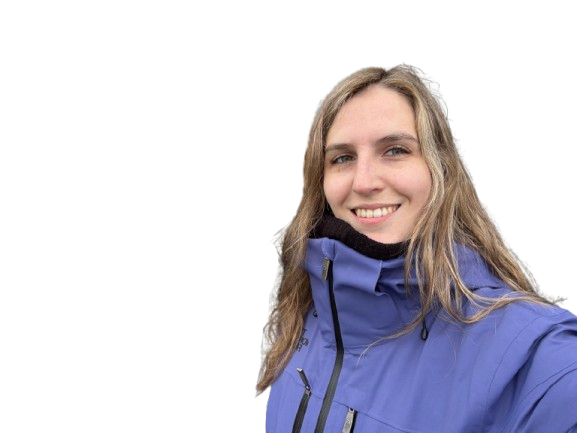
#> input picture assets/source/mrr.png, 577 x 433 px
$ python generate.py
#> lines starting #> are read from the running program, lines starting #| are printed output that depends on the picture; after the words box and inside, x2 and y2 are one past the last pixel; in counts of white or black regions, pixels touching at a corner belong together
#!/usr/bin/env python3
"""Generate the animated GitHub profile banners.

Run from the repository root:
    python scripts/banner/generate.py
"""

from __future__ import annotations

import html
import math
from pathlib import Path

import numpy as np
from PIL import Image, ImageDraw, ImageEnhance, ImageFilter, ImageOps
from scipy.optimize import linear_sum_assignment
from scipy.spatial.distance import cdist


ROOT = Path(__file__).resolve().parents[2]
SOURCE = ROOT / "assets/source/mrr.png"
ASSETS = ROOT / "assets"
LOGOS = Path(__file__).resolve().parent / "logos"
DATA = Path(__file__).resolve().parent / "data"

W, H = 1180, 610
LOOP_SECONDS = 14.2
INTRO_SECONDS = 3.2
TRAVELLER_COUNT = 900
SEED = 314159

ROWS = [
    ("Subject", "Helen"),
    ("Role", "Full Stack Web Developer · IT Manager"),
    ("Origin", "Spain"),
    ("Education", "CFGS Web Application Development · Graphic Design"),
    ("Status", "Building + Learning + Shipping"),
    ("ToolChain", "VS Code · Kiro · VS Community · OpenSpec"),
    ("Core.Lang", "TypeScript · C# · Python · Git"),
    ("Core.Frontend", "Angular · JavaScript · Tailwind · jQuery · PrimeNG"),
    ("Core.Backend", "Python · .NET · Java"),
    ("Core.Database", "Postgres · MySQL · MongoDB · Redis · Neon"),
    ("Core.Infra", "Docker · AWS · OpenShift"),
    ("Grid.Mail", "—"),
    ("Grid.LinkedIn", "/in/elena-rivilla-8a4b6421b/"),
    ("Grid.GitHub", "ElenaRivilla"),
    ("Grid.X", "—"),
]

THEMES = {
    "dark": {
        "bg": "#0A101F",
        "panel": "#0D1628",
        "panel2": "#101B30",
        "line": "#25344C",
        "muted": "#8291A8",
        "text": "#DDE7F5",
        "portrait": "#AA9BEF",
        "chrome": "#22D3EE",
        "accent": "#10B981",
        "shadow": "#02050B",
    },
    "light": {
        "bg": "#F6F8FA",
        "panel": "#FFFFFF",
        "panel2": "#EDF3F7",
        "line": "#CBD7E1",
        "muted": "#64748B",
        "text": "#172033",
        "portrait": "#4A3D7A",
        "chrome": "#0891B2",
        "accent": "#10B981",
        "shadow": "#AAB7C4",
    },
}


def make_logos() -> dict[str, Image.Image]:
    """Create clean 400px black-on-transparent silhouette sources."""
    LOGOS.mkdir(parents=True, exist_ok=True)
    size = 400
    logos: dict[str, Image.Image] = {}

    # Rust-inspired gear: twelve teeth, heavy annulus, and hub cutout.
    rust = Image.new("RGBA", (size, size), (0, 0, 0, 0))
    d = ImageDraw.Draw(rust)
    center = np.array([200.0, 200.0])
    outer: list[tuple[float, float]] = []
    for tooth in range(12):
        base = tooth * math.tau / 12
        for offset, radius in [
            (-0.42, 150), (-0.30, 178), (0.30, 178), (0.42, 150)
        ]:
            a = base + offset * math.tau / 12
            outer.append(tuple(center + radius * np.array([math.cos(a), math.sin(a)])))
    d.polygon(outer, fill="black")
    d.ellipse((70, 70, 330, 330), fill="black")
    d.ellipse((128, 128, 272, 272), fill=(0, 0, 0, 0))
    d.ellipse((174, 174, 226, 226), fill="black")
    logos["rust"] = rust

    # </> mark built from broad, rounded strokes.
    code = Image.new("RGBA", (size, size), (0, 0, 0, 0))
    d = ImageDraw.Draw(code)
    stroke = 42
    d.line([(154, 95), (66, 200), (154, 305)], fill="black", width=stroke, joint="curve")
    d.line([(246, 95), (334, 200), (246, 305)], fill="black", width=stroke, joint="curve")
    d.line([(225, 72), (174, 328)], fill="black", width=stroke)
    logos["code"] = code

    # Stellar-inspired four-point star with a small connected node network.
    stellar = Image.new("RGBA", (size, size), (0, 0, 0, 0))
    d = ImageDraw.Draw(stellar)
    star: list[tuple[float, float]] = []
    for i in range(16):
        a = -math.pi / 2 + i * math.pi / 8
        radius = 137 if i % 4 == 0 else (45 if i % 2 == 0 else 25)
        star.append((200 + math.cos(a) * radius, 200 + math.sin(a) * radius))
    d.polygon(star, fill="black")
    nodes = [(82, 112), (322, 106), (326, 300), (88, 316)]
    for a, b in zip(nodes, nodes[1:] + nodes[:1]):
        d.line([a, b], fill="black", width=12)
    for x, y in nodes:
        d.ellipse((x - 19, y - 19, x + 19, y + 19), fill="black")
    logos["stellar"] = stellar

    for name, image in logos.items():
        image.save(LOGOS / f"{name}.png", optimize=True)
    return logos


def floyd_steinberg(gray: np.ndarray) -> np.ndarray:
    """Serpentine 1-bit Floyd-Steinberg diffusion; True means a lit pixel."""
    work = gray.astype(np.float32) / 255.0
    out = np.zeros_like(work, dtype=bool)
    height, width = work.shape
    for y in range(height):
        left_to_right = y % 2 == 0
        xs = range(width) if left_to_right else range(width - 1, -1, -1)
        direction = 1 if left_to_right else -1
        for x in xs:
            old = work[y, x]
            new = 1.0 if old >= 0.5 else 0.0
            out[y, x] = bool(new)
            err = old - new
            nx = x + direction
            if 0 <= nx < width:
                work[y, nx] += err * 7 / 16
            if y + 1 < height:
                if 0 <= x - direction < width:
                    work[y + 1, x - direction] += err * 3 / 16
                work[y + 1, x] += err * 5 / 16
                if 0 <= nx < width:
                    work[y + 1, nx] += err * 1 / 16
    return out


def portrait_points(theme: str, rng: np.random.Generator) -> np.ndarray:
    """Return sampled x/y banner coordinates from a 300x340 dither grid."""
    source = Image.open(SOURCE).convert("RGBA")
    # Tighter head + shoulders crop so face detail fills the VISUAL.MAP frame.
    crop = source.crop((245, 50, 577, 433)).resize((300, 340), Image.Resampling.LANCZOS)
    rgb = crop.convert("RGB")
    alpha = np.asarray(crop.getchannel("A"), dtype=np.float32) / 255.0

    if theme == "dark":
        lum = np.asarray(ImageOps.grayscale(rgb), dtype=np.float32)
        prepared = Image.fromarray(np.uint8(np.clip(lum * alpha, 0, 255)), "L")
        select_lit = True
    else:
        white = Image.new("RGBA", crop.size, "white")
        white.alpha_composite(crop)
        prepared = ImageOps.grayscale(white.convert("RGB"))
        select_lit = False

    # Equalize against the subject only (ignore empty alpha) so lit skin vs dark
    # hair doesn't crush midtones; then punch local contrast for facial edges.
    mask = Image.fromarray(np.uint8((alpha > 0.08) * 255), "L")
    prepared = ImageOps.equalize(prepared, mask=mask)
    prepared = ImageEnhance.Contrast(prepared).enhance(1.55)
    prepared = prepared.filter(ImageFilter.UnsharpMask(radius=2.5, percent=260, threshold=0))
    bits = floyd_steinberg(np.asarray(prepared))
    active = bits if select_lit else ~bits
    active &= alpha > 0.08

    # Keep the full 300×340 lattice — skipping 2×2 cells was the soft/blurry look.
    ys, xs = np.where(active)
    if len(xs) == 0:
        return np.zeros((0, 2), dtype=np.float32)
    points = np.column_stack((74 + xs, 154 + ys)).astype(np.float32)
    if len(points) > 24000:
        points = points[rng.choice(len(points), 24000, replace=False)]
    return points


def sample_logo_points(
    image: Image.Image, rng: np.random.Generator, count: int
) -> np.ndarray:
    """Sample a silhouette into the portrait frame's visual coordinate space."""
    alpha = np.asarray(image.getchannel("A"))
    ys, xs = np.where(alpha > 127)
    chosen = rng.choice(len(xs), count, replace=len(xs) < count)
    # Logo occupies a centered 270x270 square inside VISUAL.MAP.
    return np.column_stack((89 + xs[chosen] * 0.675, 188 + ys[chosen] * 0.675)).astype(
        np.float32
    )


def transport(source: np.ndarray, target: np.ndarray) -> np.ndarray:
    """Order target points by minimum-cost assignment from source points."""
    rows, cols = linear_sum_assignment(cdist(source, target, metric="sqeuclidean"))
    ordered = np.empty_like(target)
    ordered[rows] = target[cols]
    return ordered


def num(value: float) -> str:
    return f"{value:.1f}".rstrip("0").rstrip(".")


def point_path(points: np.ndarray) -> str:
    """Aggregate adjacent horizontal one-pixel dots into compact SVG path runs."""
    if not len(points):
        return ""
    integer = np.rint(points).astype(int)
    unique = sorted({(int(x), int(y)) for x, y in integer}, key=lambda p: (p[1], p[0]))
    chunks: list[str] = []
    i = 0
    while i < len(unique):
        x0, y = unique[i]
        x1 = x0
        i += 1
        while i < len(unique) and unique[i][1] == y and unique[i][0] <= x1 + 1:
            x1 = unique[i][0]
            i += 1
        chunks.append(f"M{x0} {y}h{x1 - x0 + 1}")
    return "".join(chunks)


def dotted_leader(x1: float, x2: float, y: float) -> str:
    if x2 <= x1:
        return ""
    return "".join(f"M{x} {num(y)}h1" for x in np.arange(x1, x2, 5.0))


def text_width(text: str, font_size: float) -> float:
    """Stable monospace width used both for textLength and leader placement."""
    return len(text) * font_size * 0.605


def animate_values(points: list[np.ndarray], index: int) -> str:
    return ";".join(f"{num(p[index, 0])} {num(p[index, 1])}" for p in points)


def render_svg(
    theme_name: str,
    portrait: np.ndarray,
    logo_points: dict[str, np.ndarray],
    rng: np.random.Generator,
) -> str:
    t = THEMES[theme_name]
    n = min(TRAVELLER_COUNT, len(portrait))
    source = portrait[rng.choice(len(portrait), n, replace=False)]
    rust = transport(source, logo_points["rust"][:n])
    code = transport(rust, logo_points["code"][:n])
    stellar = transport(code, logo_points["stellar"][:n])

    # Explicit uneven phase boundaries: 3.0 portrait, 2.0 per logo,
    # and four 1.3 transitions = 14.2 seconds.
    times = [0, 3.0, 4.3, 6.3, 7.6, 9.6, 10.9, 12.9, 14.2]
    key_times = ";".join(num(v / LOOP_SECONDS) for v in times)
    # Returning each traveller to its exact starting portrait coordinate keeps
    # the repeat boundary seamless. All logo-to-logo morphs use optimal transport.
    frames = [source, source, rust, rust, code, code, stellar, stellar, source]
    opacity_values = "0;0;1;1;1;1;1;1;0"

    parts: list[str] = [
        '<svg xmlns="http://www.w3.org/2000/svg" '
        f'width="{W}" height="{H}" viewBox="0 0 {W} {H}" role="img" '
        'aria-labelledby="title desc">',
        "<title id=\"title\">Helen's live system profile</title>",
        '<desc id="desc">Animated terminal profile with a dithered portrait and '
        "Rust, code, and Stellar silhouettes.</desc>",
        "<defs>",
        '<filter id="shadow" x="-20%" y="-20%" width="140%" height="150%">'
        f'<feDropShadow dx="0" dy="12" stdDeviation="16" flood-color="{t["shadow"]}" '
        'flood-opacity=".28"/></filter>',
        '<filter id="glow" x="-100%" y="-100%" width="300%" height="300%">'
        f'<feGaussianBlur stdDeviation="3" result="b"/><feFlood flood-color="{t["chrome"]}" '
        'flood-opacity=".35"/><feComposite in2="b" operator="in"/>'
        '<feMerge><feMergeNode/><feMergeNode in="SourceGraphic"/></feMerge></filter>',
        '<clipPath id="visualClip"><rect x="49" y="124" width="390" height="414" rx="3"/></clipPath>',
        "</defs>",
        f'<rect width="{W}" height="{H}" rx="18" fill="{t["bg"]}"/>',
        f'<rect x="13" y="13" width="1154" height="584" rx="13" fill="{t["panel"]}" '
        f'stroke="{t["line"]}" filter="url(#shadow)"/>',
        f'<path d="M13 62H1167" stroke="{t["line"]}"/>',
        '<circle cx="38" cy="38" r="6" fill="#FF5F57"/>'
        '<circle cx="59" cy="38" r="6" fill="#FEBC2E"/>'
        '<circle cx="80" cy="38" r="6" fill="#28C840"/>',
        f'<text x="590" y="43" text-anchor="middle" fill="{t["muted"]}" '
        'font-family="ui-monospace,SFMono-Regular,Consolas,monospace" font-size="13" '
        'letter-spacing=".4">profile.sh --live</text>',
        # Left visual frame.
        f'<rect x="35" y="88" width="418" height="472" rx="6" fill="{t["panel2"]}" '
        f'stroke="{t["line"]}"/>',
        f'<path d="M35 124H453" stroke="{t["line"]}"/>',
        f'<text x="49" y="111" fill="{t["chrome"]}" '
        'font-family="ui-monospace,SFMono-Regular,Consolas,monospace" font-size="13" '
        'font-weight="700" letter-spacing="1.2">VISUAL.MAP</text>',
        f'<text x="438" y="111" text-anchor="end" fill="{t["muted"]}" '
        'font-family="ui-monospace,SFMono-Regular,Consolas,monospace" font-size="11">300×340 / 1-BIT</text>',
        f'<path d="M49 141h12M49 141v12M439 141h-12M439 141v12M49 539h12M49 539v-12'
        f'M439 539h-12M439 539v-12" fill="none" stroke="{t["chrome"]}" opacity=".55"/>',
        '<g clip-path="url(#visualClip)" shape-rendering="crispEdges">',
        # Loop layer stays visible at t=0 so camo/static first frames still show the face.
        # Intro duplicate below shimmers on top, then hands off at 3.2s.
        '<g opacity="1">',
    ]

    # Dense portrait drift: 94 independently noisy bands moving toward Rust's centroid.
    rust_centroid = rust.mean(axis=0)
    band_ids = rng.integers(0, 94, size=len(portrait))
    noise = rng.normal(0, 4, size=(94, 2))
    for band in range(94):
        pts = portrait[band_ids == band]
        if not len(pts):
            continue
        centroid = pts.mean(axis=0)
        delta = (rust_centroid - centroid) * 0.18 + noise[band]
        d = point_path(pts)
        parts.append(
            f'<path d="{d}" fill="none" stroke="{t["portrait"]}" stroke-width="1" '
            'opacity=".94">'
            f'<animateTransform attributeName="transform" type="translate" begin="{INTRO_SECONDS}s" '
            f'dur="{LOOP_SECONDS}s" repeatCount="indefinite" calcMode="linear" '
            f'keyTimes="{key_times}" values="0 0;0 0;{num(delta[0])} {num(delta[1])};'
            f'{num(delta[0])} {num(delta[1])};0 0;0 0;0 0;0 0;0 0"/>'
            f'<animate attributeName="opacity" begin="{INTRO_SECONDS}s" dur="{LOOP_SECONDS}s" '
            f'repeatCount="indefinite" keyTimes="{key_times}" '
            'values=".94;.94;0;0;0;0;0;0;.94"/></path>'
        )

    # Optimal-transport travellers, represented as tiny path squares (never glyphs).
    for i in range(n):
        positions = animate_values(frames, i)
        parts.append(
            f'<path d="M-.65-.65h1.3v1.3h-1.3z" fill="{t["portrait"]}">'
            f'<animateTransform attributeName="transform" type="translate" begin="{INTRO_SECONDS}s" '
            f'dur="{LOOP_SECONDS}s" repeatCount="indefinite" calcMode="linear" '
            f'keyTimes="{key_times}" values="{positions}"/>'
            f'<animate attributeName="opacity" begin="{INTRO_SECONDS}s" dur="{LOOP_SECONDS}s" '
            f'repeatCount="indefinite" calcMode="linear" keyTimes="{key_times}" '
            f'values="{opacity_values}"/></path>'
        )
    parts.append("</g>")

    # One-shot scattered intro: sixty random, interleaved point groups.
    intro_ids = rng.integers(0, 60, size=len(portrait))
    order = rng.permutation(60)
    starts = np.empty(60)
    starts[order] = np.linspace(0.05, 1.2, 60)
    for group in range(60):
        pts = portrait[intro_ids == group]
        if not len(pts):
            continue
        parts.append(
            f'<path d="{point_path(pts)}" fill="none" stroke="{t["portrait"]}" '
            'stroke-width="1" opacity="0">'
            f'<animate attributeName="opacity" begin="{num(starts[group])}s" dur=".8s" '
            'values="0;1" fill="freeze"/>'
            '<animate attributeName="opacity" begin="3.08s" dur=".12s" values="1;0" fill="freeze"/>'
            "</path>"
        )
    parts.extend(
        [
            "</g>",
            # Small frame telemetry.
            f'<text x="58" y="551" fill="{t["muted"]}" '
            'font-family="ui-monospace,SFMono-Regular,Consolas,monospace" font-size="10">'
            f'PTS {len(portrait):05d} · FS/SERPENTINE</text>',
            # Right information panel.
            f'<rect x="474" y="88" width="672" height="472" rx="6" fill="{t["panel2"]}" '
            f'stroke="{t["line"]}"/>',
            f'<path d="M474 124H1146" stroke="{t["line"]}"/>',
            f'<text x="490" y="111" fill="{t["chrome"]}" '
            'font-family="ui-monospace,SFMono-Regular,Consolas,monospace" font-size="13" '
            'font-weight="700" letter-spacing="1.2">SYSTEM.INFO</text>',
            # LIVE badge and handle pill.
            '<g filter="url(#glow)"><circle cx="915" cy="106" r="4" fill="#FF4D5A">'
            '<animate attributeName="opacity" values="1;.3;1" dur="1.6s" repeatCount="indefinite"/>'
            '</circle></g>',
            '<text x="927" y="111" fill="#FF4D5A" '
            'font-family="ui-monospace,SFMono-Regular,Consolas,monospace" font-size="12" '
            'font-weight="700">LIVE</text>',
            f'<rect x="982" y="94" width="146" height="24" rx="12" fill="{t["chrome"]}" opacity=".16" '
            f'stroke="{t["chrome"]}"/>',
            f'<text x="1055" y="111" text-anchor="middle" fill="{t["chrome"]}" '
            'font-family="ui-monospace,SFMono-Regular,Consolas,monospace" font-size="14" '
            'font-weight="700">@ElenaRivilla</text>',
        ]
    )

    value_right = 1127.0
    row_y = 153.0
    for label, value in ROWS:
        value_len = text_width(value, 14)
        label_len = text_width(label, 14)
        leader_start = 491 + label_len + 12
        leader_end = value_right - value_len - 12
        parts.extend(
            [
                f'<text x="491" y="{num(row_y)}" fill="{t["muted"]}" '
                'font-family="ui-monospace,SFMono-Regular,Consolas,monospace" font-size="14">'
                f"{html.escape(label)}</text>",
                f'<path d="{dotted_leader(leader_start, leader_end, row_y - 4)}" '
                f'fill="none" stroke="{t["line"]}" stroke-width="1" shape-rendering="crispEdges"/>',
                f'<text x="{num(value_right)}" y="{num(row_y)}" text-anchor="end" '
                f'fill="{t["text"]}" font-family="ui-monospace,SFMono-Regular,Consolas,monospace" '
                f'font-size="14" textLength="{num(value_len)}" lengthAdjust="spacingAndGlyphs">'
                f"{html.escape(value)}</text>",
            ]
        )
        row_y += 23

    parts.extend(
        [
            f'<path d="M490 530H1130" stroke="{t["line"]}"/>',
            f'<text x="491" y="548" fill="{t["accent"]}" '
            'font-family="ui-monospace,SFMono-Regular,Consolas,monospace" font-size="11">'
            "● ALL SYSTEMS NOMINAL</text>",
            f'<text x="1128" y="548" text-anchor="end" fill="{t["muted"]}" '
            'font-family="ui-monospace,SFMono-Regular,Consolas,monospace" font-size="11">'
            "UTC-4 · LATAM NODE</text>",
            "</svg>",
        ]
    )
    return "".join(parts)


def main() -> None:
    if not SOURCE.exists():
        raise SystemExit(f"Missing source portrait: {SOURCE}")
    ASSETS.mkdir(parents=True, exist_ok=True)
    DATA.mkdir(parents=True, exist_ok=True)
    logos = make_logos()
#> in make_logos, `rust = Image.new("RGBA", (size, size), (0, 0, 0, 0))`: rust: PIL image 400x400 RGBA; every value is 0
#> the loop in make_logos, `for name, image in logos.items():` made 3 passes
#> name on passes 1 to 3: 'rust', 'code', 'stellar'
#> pass 1, in make_logos, `image.save(LOGOS / f"{name}.png", optimize=True)`:
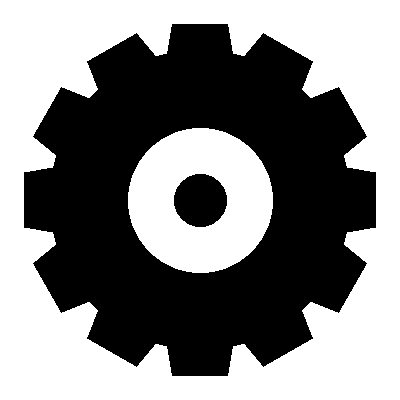
#> saved as rust.png: PIL image 400x400 RGBA; mean R, G, B, A 0, 0, 0, 122; transparent parts drawn white
#> logos = 3 items

    # Cache theme-specific dither points as reproducible source data.
    portraits: dict[str, np.ndarray] = {}
    for index, theme in enumerate(THEMES):
        rng = np.random.default_rng(SEED + index)
        points = portrait_points(theme, rng)
#> in portrait_points, source is the input picture: PIL image 577x433 RGBA; mean R, G, B, A 41.4, 38.1, 47, 83.1
#> in portrait_points, `crop = source.crop((245, 50, 577, 433)).resize((300, 340), Image.Resam..`:
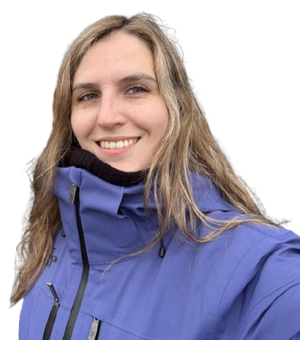
#> crop: PIL image 300x340 RGBA; mean R, G, B, A 81.5, 75.1, 92.6, 163.3; transparent parts drawn white
#> in portrait_points, `rgb = crop.convert("RGB")`:
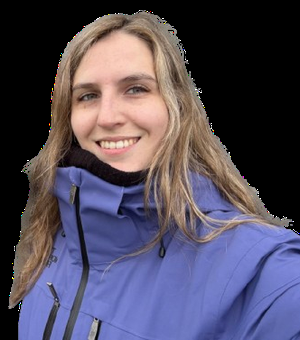
#> rgb: PIL image 300x340 RGB; mean R, G, B 81.5, 75.1, 92.6
#> in portrait_points, `lum = np.asarray(ImageOps.grayscale(rgb), dtype=np.float32)`:
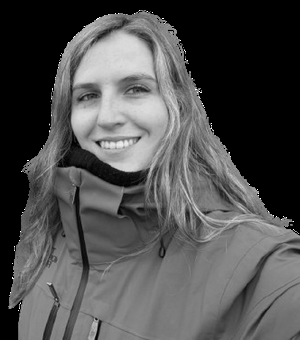
#> lum: shape (340, 300) float32; min 0, max 255, mean 79
#> in portrait_points, `mask = Image.fromarray(np.uint8((alpha > 0.08) * 255), "L")`:
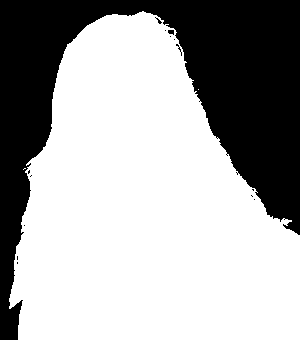
#> mask: PIL image 300x340 L; 65.7% white; 15 black regions (13 under 20 px), largest, box (x1, y1, x2, y2) and area: (0, 0, 300, 340) 34876, (168, 30, 174, 35) 24
#> after the loop in floyd_steinberg, `for y in range(height):`:
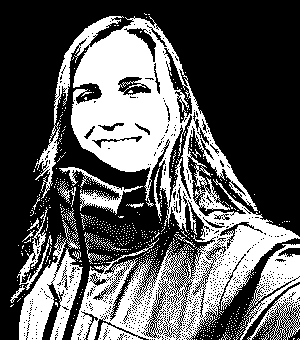
#> out: shape (340, 300) bool; 36% white; 658 white regions (636 under 20 px), largest, box (x1, y1, x2, y2) and area: (35, 16, 300, 340) 27860, (19, 220, 83, 340) 3078, (240, 244, 300, 340) 1660
#> after the loop in floyd_steinberg, `for y in range(height):`:
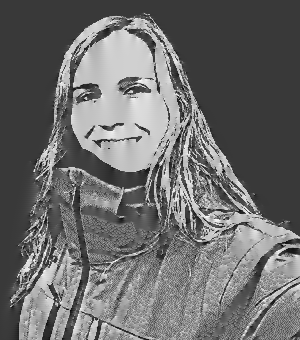
#> work: shape (340, 300) float32; min -0.404, max 1.4, mean 0.364; drawn with min black and max white
#> in portrait_points, `points = np.column_stack((74 + xs, 154 + ys)).astype(np.float32)`: points = 36761 pairs, first value 84 to 373, second value 167 to 493
#> in portrait_points, `points = points[rng.choice(len(points), 24000, replace=False)]`: points = 24000 pairs, first value 84 to 373, second value 167 to 493
        portraits[theme] = points
        np.save(DATA / f"portrait-{theme}.npy", points)

    for index, theme in enumerate(THEMES):
        rng = np.random.default_rng(SEED + 100 + index)
        sampled = {
            name: sample_logo_points(image, rng, TRAVELLER_COUNT)
            for name, image in logos.items()
        }
        for name, points in sampled.items():
            np.save(DATA / f"{name}-{theme}.npy", points)
        svg = render_svg(theme, portraits[theme], sampled, rng)
        output = ASSETS / f"banner-{theme}.v9.svg"
        output.write_text(svg, encoding="utf-8")
        byte_size = output.stat().st_size
        print(
            f"{output.relative_to(ROOT)}: {byte_size:,} bytes "
            f"({byte_size / 1024:.1f} KiB), {len(portraits[theme]):,} portrait dots, "
            f"{TRAVELLER_COUNT} travellers"
        )
#> this loop made 2 passes
#> (n in render_svg, frames in render_svg, rust_centroid in render_svg) on passes 1 to 2: (900, 9 point arrays, longest 900 points, [222.3, 322.6]), (900, 9 point arrays, longest 900 points, [227.5, 322.9])
#| assets/banner-dark.v9.svg: 1,010,603 bytes (986.9 KiB), 24,000 portrait dots, 900 travellers
#| assets/banner-light.v9.svg: 1,010,623 bytes (986.9 KiB), 24,000 portrait dots, 900 travellers

    for name in logos:
        output = LOGOS / f"{name}.png"
        print(f"{output.relative_to(ROOT)}: {output.stat().st_size:,} bytes")
#> this loop made 1 pass


if __name__ == "__main__":
#> (the run stopped early here; a loop or call above may not have finished)
